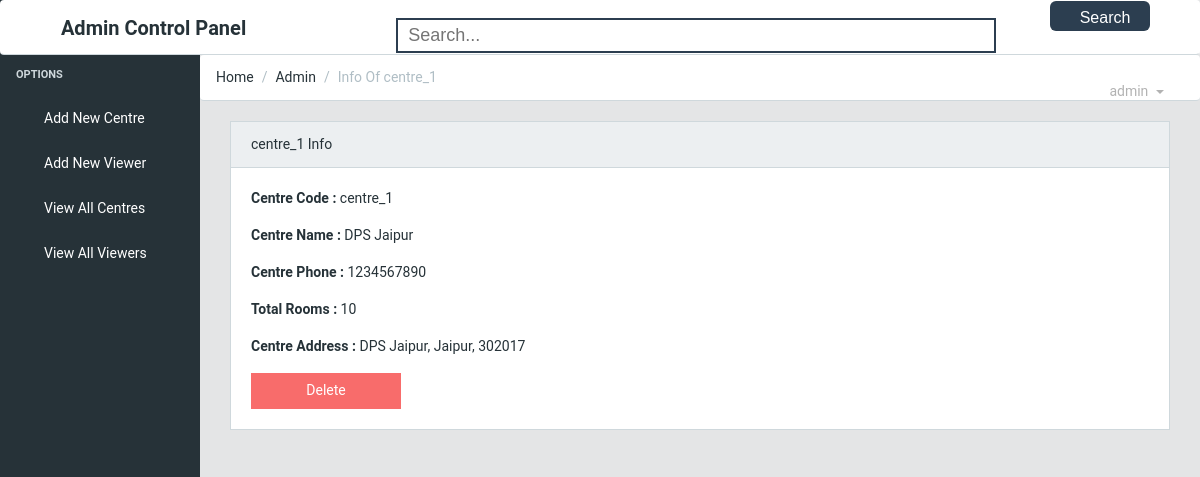
/viewInfo.php?choice=centre_1, run on the app's committed database.
### tables this page shows
CREATE TABLE `centres` (
  `username` varchar(255) NOT NULL,
  `password` varchar(255) NOT NULL,
  `name` varchar(255) NOT NULL,
  `phone` bigint(20) NOT NULL,
  `rooms` int(11) NOT NULL,
  `address` text NOT NULL
);

### viewInfo.php (the view, shortened to what this page needs)
<?php
	include('connection.php');
	$choice = $_GET['choice'];
	echo '<!DOCTYPE html>
	<html lang="en"><head><meta http-equiv="Content-Type" content="text/html; charset=UTF-8">
        <link href="./helper/font-awesome.min.css" rel="stylesheet">
        <link href="./helper/simple-line-icons.css" rel="stylesheet">
		<link rel="stylesheet" href="helper/bootstrap.min.css">
        <link href="./helper/style.css" rel="stylesheet">
		<link href="styles.css" rel="stylesheet">
    </head>
    <body class="navbar-fixed sidebar-nav fixed-nav  pace-done"><div class="pace  pace-inactive"><div class="pace-progress" data-progress-text="100%" data-progress="99" style="transform: translate3d(100%, 0px, 0px);">
</div>
<div class="pace-activity"></div></div>
        <header class="navbar">
            <div class="container-fluid">
				<h style="font-size:20px;float:left;margin-left:5%"><b>Admin Control Panel</b></h>';
				?>
				<form  autocomplete="off" style="float:left" id="contact-form" method="post" >
				<input type="text" name="title" id="title" onclick="search()" onkeydown="search()" onkeypress="search()" onkeyup="search()" autocomplete="off" class="search_url" placeholder="Search..."  data-toggle="dropdown" aria-haspopup="true" aria-expanded="false" style="border: 2px solid #2c3e50;" />
				<button style="background: #2c3e50;" name='searc' class="search">
				Search
				<span class="glyphicon glyphicon-search"></span>
				</button>
				<?php
                echo '
				</form>
				<ul class="nav navbar-nav pull-right hidden-md-down" style="margin-right:20px;margin-top:17px">
                    <li class="nav-item dropdown">
                        <a class="nav-link dropdown-toggle nav-link" data-toggle="dropdown" href="login.php" role="button" aria-haspopup="true" aria-expanded="false">
                            <span class="hidden-md-down">admin</span>
                        </a>
                    </li>
                </ul>
            </div>
        </header>
		<div class="sidebar">
            <nav class="sidebar-nav open" style="height: 558px;">
                <ul class="nav">
                    <li class="nav-title">
                        Options
                    </li>
                    <li class="nav-item nav-dropdown">
                        <a class="nav-link" href="form1.php?choice=Add New Centre"><i class="icon-puzzle"></i>Add New Centre</a>
                    </li>
                    <li class="nav-item nav-dropdown">
                        <a class="nav-link" href="form2.php?choice=Add New Viewer"><i class="icon-star"></i>Add New Viewer</a>
                    </li>
                    <li class="nav-item">
                        <a class="nav-link" href="table.php?choice=View All Centres"><i class="icon-calculator"></i>View All Centres</a>
                    </li>
                    <li class="nav-item">
                        <a class="nav-link" href="table.php?choice=View All Viewers"><i class="icon-pie-chart"></i>View All Viewers</a>
                    </li>
                </ul>
            </nav>
        </div>
        <main class="main">
            <ol class="breadcrumb">
                <li class="breadcrumb-item">Home</li>
                <li class="breadcrumb-item">Admin</a></li>
                <li class="breadcrumb-item active">Info Of '.$choice.'</li>
            </ol>
            <div class="container-fluid">
                <div class="animated fadeIn">
                    <div class="row">
                        <div class="col-lg-12">
							<div class="card">
                                <div class="card-header">
                                    '.$choice.' Info
                                </div>
                                <div class="card-block">';
										$result = mysqli_query($conn,"SELECT * FROM centres where username = '".$choice."'");
										while($run = mysqli_fetch_assoc($result)){
											echo '
												<p><b>Centre Code : </b>'.$run['username'].'</p>
												<p><b>Centre Name : </b>'.$run['name'].'</p>
												<p><b>Centre Phone : </b>'.$run['phone'].'</p>
												<p><b>Total Rooms : </b>'.$run['rooms'].'</p>
												<p><b>Centre Address : </b>'.$run['address'].'</p>
												<form method="post">
												<button class="btn_delete" name="delete" type="submit" id="'.$run['username'].'">Delete</button>
												</form>
											';
										}
										echo '
								</div>
                            </div>
                        </div>
                    </div>
                </div>
            </div>
        </main>
        <script src="./Table_files/jquery.min.js.download"></script>
        <script src="./Table_files/tether.min.js.download"></script>
        <script src="./Table_files/bootstrap.min.js.download"></script>
        <script src="./Table_files/pace.min.js.download"></script>
        <script src="./Table_files/Chart.min.js.download"></script>
        <script src="./Table_files/app.js.download"></script>
</body></html>';
?>

### styles.css (style rules this page uses)
html, body { font-family: 'Roboto', 'Helvetica', sans-serif; }
.search_url { background: none; border: 2px solid #92d07f; outline: none; padding: 5px 10px; margin-right: 50px; margin-left: 150px; font: 18px arial; color: #666; width: 600px; }
.search { padding: 8px 30px; color: #fff; border: none; outline: none; height:30px; width:100px; font: normal 16px arial; border-radius: 6px; cursor: pointer; float: center; text-align:center; }

### viewInfo.php (style rules this page uses)
.btn_delete { display: inline-block; line-height: 1.25; text-align: center; vertical-align: middle; cursor: pointer; user-select: none; border: 1px solid transparent; padding: .5rem 1rem; width:150px; transition: all .2s ease-in-out; color: #fff; background-color: #f86c6b; }

### data on the page
centres: username "centre_1", name "DPS Jaipur", phone "1234567890", rooms "10", address "DPS Jaipur, Jaipur, 302017"

### other printed values
$choice "centre_1"
